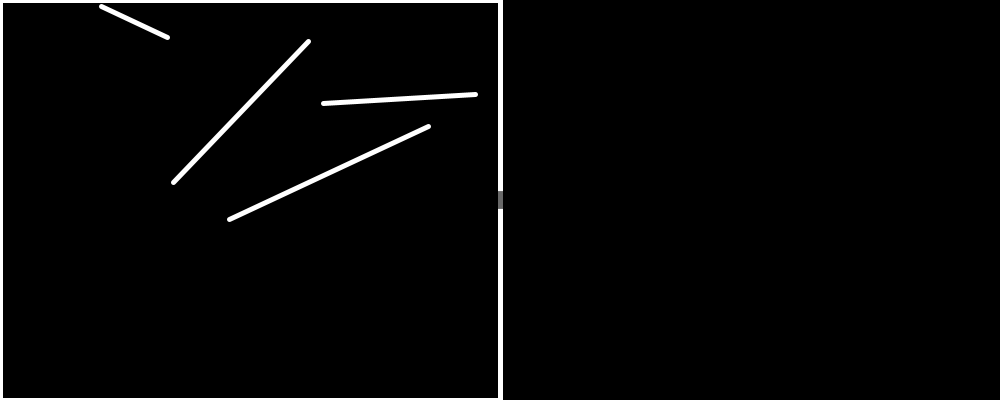
Frame 1 (no input)
Frame 60 (the mouse pressed at the canvas centre just before this capture): identical to frame 1, image omitted
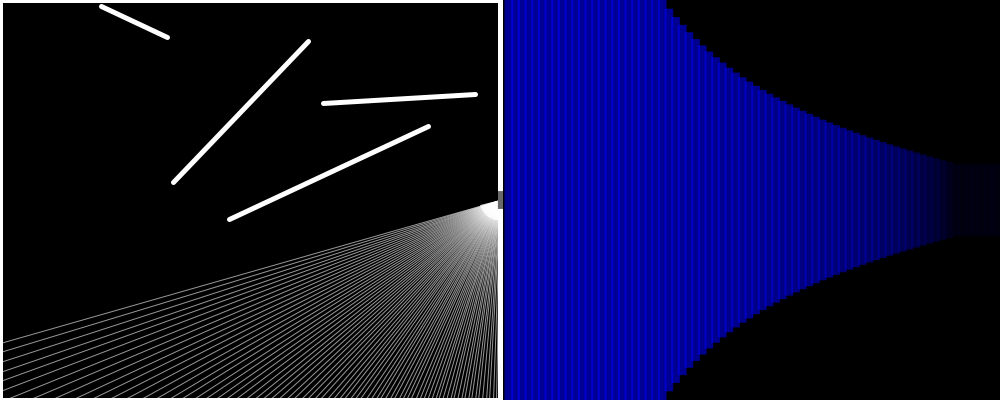
Frame 120 (the mouse held since frame 60 and released just before this capture)

The Processing sketch that drew these frames (run headless with seeded random() and noise(); from frame 60 on, the mouse is pressed at the canvas centre):

// Processing sketch: rayCaster2D
// ── rayCaster2D.pde
int nBarriers = 4;
Barrier[] allBarriers = new Barrier[4 + nBarriers];
Caster caster1;
Ray r;
float wide, high;
float[] scene;
float distProj;

void setup() {
  size (1000, 400);
  wide = width / 2;
  high = height;
  initBarriers();
  initCasters();
  distProj = (wide / 2) / tan(caster1.fov / 2); 
}

void draw() {
  background(0);
  displayBarriers();
  caster1.updatePosit(mouseX, mouseY);
  caster1.display();
  scene = caster1.look(allBarriers);
  displayScene();
}


void initCasters() {
  caster1 = new Caster();
  caster1.rotateToHdg();
}

void initBarriers() {
  allBarriers[0] = new Barrier(0, 0, wide, 0);
  allBarriers[1] = new Barrier(wide, 0, wide, high);
  allBarriers[2] = new Barrier(wide, high, 0, high);
  allBarriers[3] = new Barrier(0, high, 0, 0);
  for (int i = 4; i < (4 + nBarriers); i ++) {
    allBarriers[i] = new Barrier(int(random(wide)), int(random(high)), 
                                 int(random(wide)), int(random(high)));
  }
  //allBarriers[4] = new Barrier(100, 50, wide-100, 50);
  //allBarriers[5] = new Barrier(wide-50, 100, wide-50, high-100);
  //allBarriers[6] = new Barrier(wide-100, high-50, 100, high-50);
  //allBarriers[7] = new Barrier(50, high-100, 50, 100);
}

void displayBarriers() {
  for (Barrier b: allBarriers) {
      b.display();
  }
}

void displayScene() {
  float interval = wide / scene.length;
  for (int i = 0; i < scene.length; i ++) {
    noStroke();
    fill(0, 0, map(scene[i] * scene[i], 0, wide * wide, 255, 25), 150);
    rectMode(CENTER);
    push();
    translate(wide, high/2);
//    float highAdjust = high / (scene[i] / cos(radians((i + caster1.hdg)-(caster1.fov/2))));//cos(radians(map(dist(caster1.allRays[i].pos.x, caster1.allRays[i].pos.y, caster1.posit.x, caster1.posit.y), 0, width, 60, 10)));
//    rect(i * interval + interval / 2, 0, interval + 1, high / map(scene[i], 0, wide, high, 0));
    
    rect(i * interval + interval / 3, 0, interval + 2, distProj * (.3 * high) / scene[i]);
    
    pop();
  }
}

void keyPressed() {
  if (keyCode == LEFT) {
    caster1.hdg -= 5;
    if (caster1.hdg == 0) {
      caster1.hdg = 360;
    }
    println(caster1.hdg);
    caster1.rotateToHdg();
  }
  else if (keyCode == RIGHT) {
    caster1.hdg += 5;
    if (caster1.hdg == 360) {
      caster1.hdg = 0;
    }
    println(caster1.hdg);
    caster1.rotateToHdg();
  }
}

// ── Barrier.pde
class Barrier {
  PVector end1, end2;
  
  Barrier (float x1, float y1, float x2, float y2) {
    end1 = new PVector(x1, y1);
    end2 = new PVector(x2, y2);
  }
  
  void display() {
    stroke(255);
    strokeWeight(5);
    line(end1.x, end1.y, end2.x, end2.y);
  }
  
}

// ── Caster.pde
class Caster {
  PVector posit;
  Ray[] allRays;
  int fov = 75;
  float hdg = 90;

  Caster() {
    this.posit = new PVector(width/2, height/2);
    this.allRays = new Ray[fov];
    for (int i = 0; i < fov; i ++) {
      allRays[i] = new Ray(this.posit, radians(i));
    }
  }

  void display() {
    stroke(0);
    strokeWeight(1);
    point(posit.x, posit.y);
    for (int i = 0; i < fov; i ++) {
      allRays[i].display();
    }
  }

  void rotateToHdg() {
    for (int i = 0; i < this.allRays.length; i++) {
      allRays[i].dir = PVector.fromAngle(radians(i + this.hdg));
          }
  }
  
  void updatePosit(float x, float y) {
    this.posit.set(x, y);
  }

  float[] look(Barrier[] walls) {
    float[] sceneView = new float[this.allRays.length];
    for (int i = 0; i < this.allRays.length; i++) {
      Ray ray = this.allRays[i];
      PVector closest = null;
      float record = width * 2;
      for (Barrier w: walls) {
        PVector pt = ray.cast(w);
        if (pt != null) {
//          float d = PVector.dist(this.posit, pt);// * sin(radians((hdg-(fov/2) + i)));
          float d = cos(radians(i + hdg)) * PVector.dist(this.posit, pt);// * sin(radians((hdg-(fov/2) + i)));
          if (d < record) {
            record = d;
            closest = pt;
          }
        }
      }
      if (closest != null) {
        stroke(255, 150);
        line(this.posit.x, this.posit.y, closest.x, closest.y);
      }
    sceneView[i] = record;
    }
    return sceneView;
  }
  
}

// ── Ray.pde
class Ray {
  PVector pos, dir;

  Ray (PVector pos, float angle) {
    this.pos = pos;
    this.dir = PVector.fromAngle(angle);
  }

  //void lookAt(float x, float y) {
  //  this.dir.x = x - this.pos.x;
  //  this.dir.y = y - this.pos.y;
  //  this.dir.normalize();
  //}
  
  void display() {
    stroke(255, 125);
    strokeWeight(1);
    push();
    translate(this.pos.x, this.pos.y);
    line(0, 0, this.dir.x * 20, this.dir.y *20);
    pop();
  }

  PVector cast(Barrier wall) {
    float x1 = wall.end1.x;
    float y1 = wall.end1.y;
    float x2 = wall.end2.x;
    float y2 = wall.end2.y;

    float x3 = this.pos.x;
    float y3 = this.pos.y;
    float x4 = this.pos.x + this.dir.x;
    float y4 = this.pos.y + this.dir.y;

    float denominator = (x1 - x2) * (y3 - y4) - (y1 - y2) * (x3 - x4);
    if (denominator == 0) {
      return null;
    }

    float t = ((x1 - x3) * (y3 - y4) - (y1 - y3) * (x3 - x4)) / denominator;
    float u = -((x1 - x2) * (y1 - y3) - (y1 - y2) * (x1 - x3)) / denominator;

    if (t > 0 && t < 1 && u > 0) {
      PVector pt = new PVector();
      pt.x = x1 + t * (x2 - x1);
      pt.y = y1 + t * (y2 - y1);
      return pt;
    } else {
      return null;
    }
  }
}
